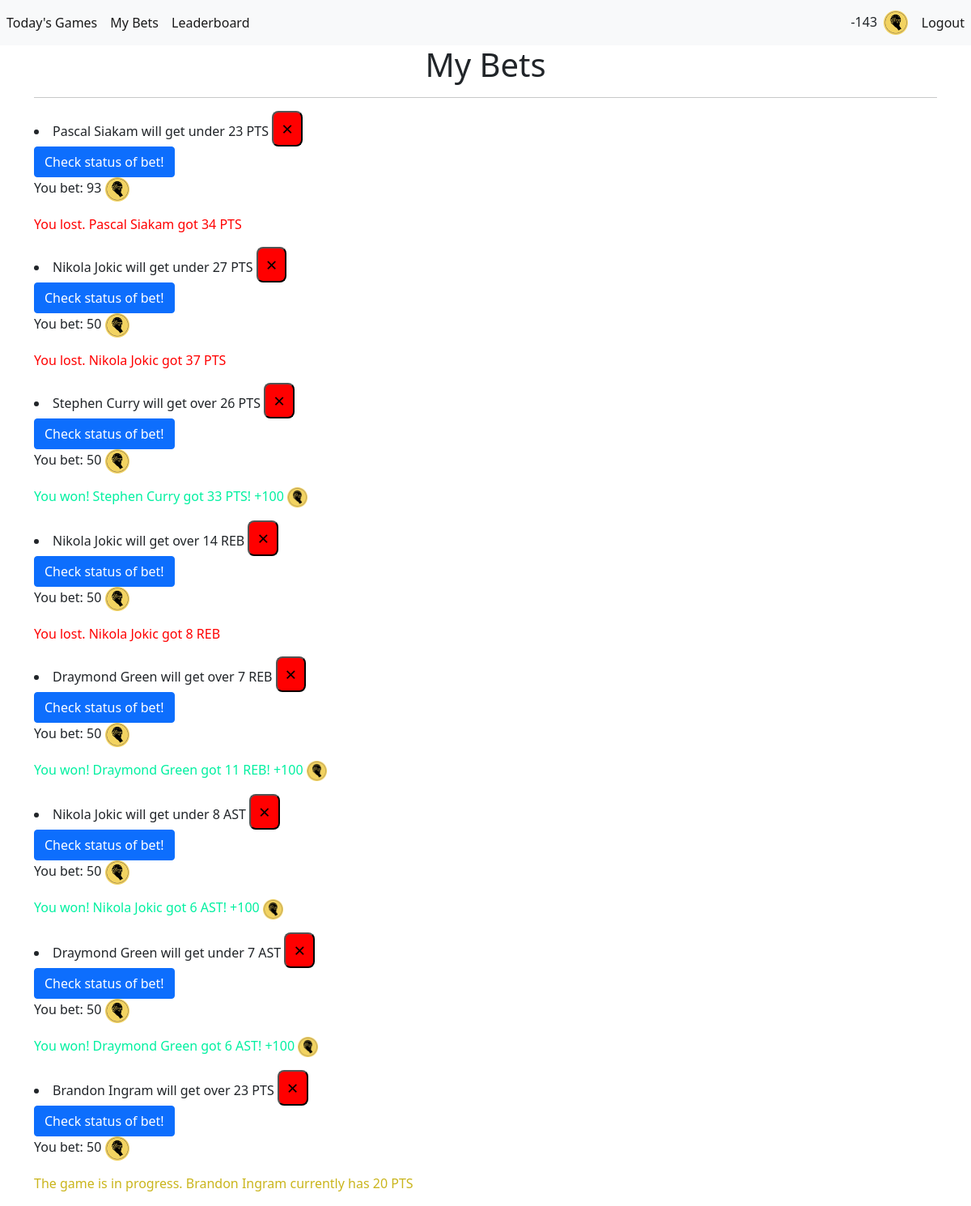
/my-bets (signed in), run on the app's committed database.
### app/models.py (models this page shows)
class User(db.Model, UserMixin):
    id = db.Column(db.Integer, primary_key = True)
    email = db.Column(db.String(150), unique = True)
    password = db.Column(db.String(150))
    first_name = db.Column(db.String(150))
    last_name = db.Column(db.String(150))
    swishcoins = db.Column(db.Integer, default = 100)
    bets = db.relationship('Bet')

class Bet(db.Model):
    __table_args__ = (
        db.UniqueConstraint('game_id', 'team', 'player_name', 'statistic', 'num_stats', 'user_id'),
    )
    id = db.Column(db.Integer, primary_key = True)
    game_id = db.Column(db.String(50))
    team = db.Column(db.String(100))
    player_name = db.Column(db.String(500))
    statistic = db.Column(db.String(100))
    over_statistic = db.Column(db.Boolean, default = False, nullable = False)
    num_stats = db.Column(db.Integer)
    date = db.Column(db.DateTime(timezone=True), server_default=func.now())
    w_or_l = db.Column(db.Boolean, default = None, nullable = True)
    game_status = db.Column(db.Integer, nullable = True)
    stats_actual = db.Column(db.Integer, nullable = True)
    wagered_amount = db.Column(db.Integer, nullable = True)
    net_revenue = db.Column(db.Integer, nullable = True)
    claimed = db.Column(db.Boolean, default = False)
    user_id = db.Column(db.Integer, db.ForeignKey('user.id'))

### app/views.py (the view)
@app.route("/my-bets")
def my_bets():
    yesterday = date.today() - timedelta(days=1)
    today = date.today()
    min_time = datetime.min.time()
    max_time = datetime.max.time()
    yesterday_time = datetime.combine(yesterday, min_time)
    today_time = datetime.combine(today, max_time)
    recent_bets = Bet.query.filter(Bet.date.between(yesterday_time, today_time)).all()
    user_recent_bets = []
    for bet in recent_bets:
        if bet.user_id == current_user.id:
            user_recent_bets.append(bet)
    return render_template("user_bets.html", user = current_user, user_recent_bets = user_recent_bets)

### app/__init__.py (called while the page is built)
@login_manager.user_loader
def load_user(id):
    return User.query.get(int(id))

### app/templates/user_bets.html (shortened to what this page needs)
{% extends "main/base.html" %}
{% block main %}
<div class="container">
    <div class="row">
        <div class="col">
            <h1>My Bets</h1>
            <hr>
            <p> {% for bet in user_recent_bets %}
                <li>{% if bet.over_statistic == true %}
                    {{bet.player_name}} will get over {{bet.num_stats| round| int}} {{ bet.statistic }}
                    {% else %}
                    {{bet.player_name}} will get under {{bet.num_stats| round| int}} {{ bet.statistic }}
                    {% endif %}
                    <button type="button" class="close" onClick="deleteBet('{{ bet.id }}')">
                        <span aria-hidden="true">&times;</span>
                    </button>
                    <br>
                    <button type="button" class="btn btn-primary" onClick="
                    fetch('/check-bet-status', {
                        method: 'POST',
                        body: JSON.stringify({betID: '{{ bet.id }}'})
                    }).then((_res) => {
                        window.location.href='my-bets';
                    })";>
                        Check status of bet!
                    </button>
                    <p> You bet: {{ bet.wagered_amount }} <img style="max-width: 30px; max-height: 30px;" src="{{ url_for('static', filename='img/CourtsideBets_logo.png') }}"></p>
                    {% if bet.game_status is none or bet.game_status == 1  %}
                        <p>The game hasn't started yet</p>
                    {% elif bet.game_status == 2 and bet.w_or_l is none %}
                        <p style="color: rgb(202, 181, 28)">The game is in progress. {{ bet.player_name }} currently has {{ bet.stats_actual }} {{ bet.statistic }}</p>
                    {% elif bet.game_status == 2 and bet.w_or_l == true %}
                        <p style="color: rgb(0, 240, 160)">You won! {{ bet.player_name }} currently has {{ bet.stats_actual }} {{ bet.statistic }} +{{ 2 * bet.wagered_amount }} <img style="max-width: 25px; max-height: 25px;" src="{{ url_for('static', filename='img/CourtsideBets_logo.png') }}"></p>
                    {% elif bet.game_status == 2 and bet.w_or_l == false %}
                        <p style="color: red"> You lost. {{ bet.player_name }} currently has {{ bet.stats_actual }} {{ bet.statistic }}</p>
                    {% elif bet.game_status == 3 %}
                        {% if bet.w_or_l == true %}
                        <p style = "color: rgb(0, 240, 160);">You won! {{ bet.player_name }} got {{ bet.stats_actual }} {{ bet.statistic }}! +{{ 2 * bet.wagered_amount }} <img style="max-width: 25px; max-height: 25px;" src="{{ url_for('static', filename='img/CourtsideBets_logo.png') }}"></p>
                        {% else %}
                        <p style = "color: red;">You lost. {{ bet.player_name }} got {{ bet.stats_actual }} {{ bet.statistic }}</p>
                        {% endif %}
                    {% endif %}
                </li>
                {% endfor %}
            </p>
        </div>
    </div>
</div>
{% endblock %}

### app/templates/main/base.html (shortened to what this page needs)
<!doctype html>
<html lang="en">
<head>
    <link href="https://cdn.jsdelivr.net/npm/bootstrap@5.1.3/dist/css/bootstrap.min.css" rel="stylesheet"
>
    <link rel="stylesheet" href="{{ url_for('static', filename='css/style.css') }}">
</head>
<body>
    <nav class="navbar navbar-expand-lg navbar-light bg-light">
        <div class="collapse navbar-collapse" id="navbar">
            <div class="navbar-nav">
                {% if user.is_authenticated %}
                <a class="nav-link active" style="white-space: nowrap;" id="today_games" href="/">Today's Games</a>
                <a class="nav-link active" style="white-space: nowrap;" id="my_bets" href="/my-bets">My Bets</a>
                <a class="nav-link active" style="white-space: nowrap;" id="leaderboard" href="/leaderboard">Leaderboard</a>
                {% else %}
                <a class="nav-link active" id="login" href="/login">Login</a>
                <a class="nav-link active" id="sign_up" href="/sign-up">Sign Up</a>
                {% endif %}
            </div>
        </div>
        <div class="collapse navbar-collapse" id="navbarNav">
            <ul class="navbar-nav ms-auto mb-2 mb-lg-0">
                <li style="padding-top:7px;"> {{ user.swishcoins }} &nbsp; </li>
                <li><img style="max-width: 35px; max-height: 35px; padding-top: 5px" src="{{ url_for('static', filename='img/CourtsideBets_logo.png') }}"> &nbsp; </li>
                <li><a class="nav-link active" id="logout" href="/logout">Logout</a></li>
            </ul>
            </div>
    </nav>
    <main>
        {% block main %} {% endblock %}
    </main>
</body>
</html>

### app/static/css/style.css (style rules this page uses)
h1 { text-align: center; }
.close { background-color: red; color: black; text-align: center; font-size: 24px; padding: 2px 10px; transition-duration: 0.4s; border-radius: 8px; }

### data on the page
User: swishcoins "-143"
Bet: player_name "Pascal Siakam", num_stats "23", statistic "PTS", wagered_amount "93", stats_actual "34"
Bet: player_name "Nikola Jokic", num_stats "27", statistic "PTS", wagered_amount "50", stats_actual "37"
Bet: player_name "Stephen Curry", num_stats "26", statistic "PTS", wagered_amount "50", stats_actual "33", 2*bet.wagered_amount "100", game_status 3 (drawn)
Bet: player_name "Nikola Jokic", num_stats "14", statistic "REB", wagered_amount "50", stats_actual "8"
Bet: player_name "Draymond Green", num_stats "7", statistic "REB", wagered_amount "50", stats_actual "11", 2*bet.wagered_amount "100", game_status 3 (drawn)
Bet: player_name "Nikola Jokic", num_stats "8", statistic "AST", wagered_amount "50", stats_actual "6", 2*bet.wagered_amount "100", game_status 3 (drawn)
Bet: player_name "Draymond Green", num_stats "7", statistic "AST", wagered_amount "50", stats_actual "6", 2*bet.wagered_amount "100", game_status 3 (drawn)
Bet: player_name "Brandon Ingram", num_stats "23", statistic "PTS", wagered_amount "50", stats_actual "20"
